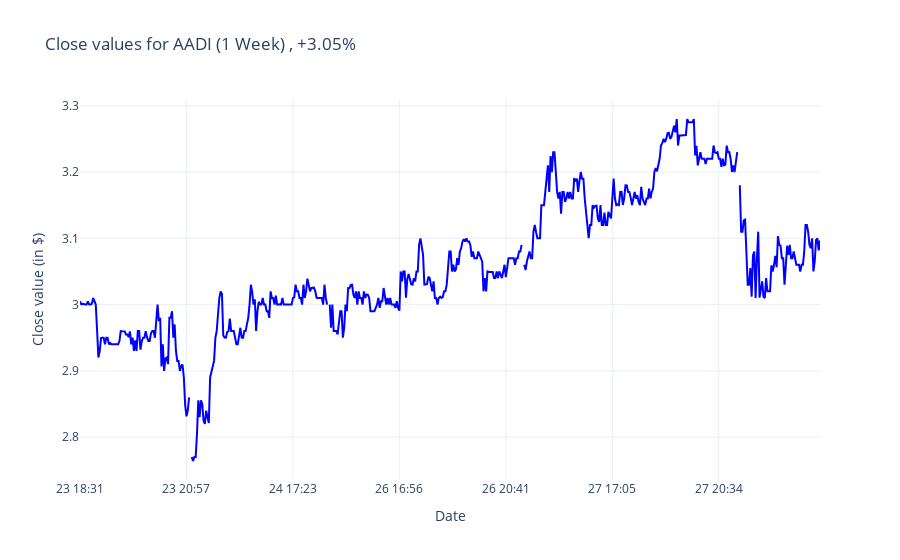

The cell this chart's notebook holds for it:
### Markdown cell above
Interface to show the variation in stock value of a company:

### Code cell
def filter_data_by_period(ticker,periode):
    dateToday=datetime.today()

    if periode=="1 Day":
        yesterday=dateToday-timedelta(days=1)
        start_date=yesterday.replace(hour=0,minute=0,second=0,microsecond=0)
    elif periode=="1 Week":
        start_date=dateToday-timedelta(weeks=1)
    elif periode=="1 Month":
        start_date=dateToday-timedelta(weeks=4)
    elif periode=="6 Months":
        start_date=dateToday-timedelta(weeks=26)
    elif periode=="1 Year":
        start_date=dateToday-timedelta(weeks=52)
    elif periode=="5 Years":
        start_date=dateToday-timedelta(weeks=260)

    if (periode=="1 Day") or (periode=="1 Week"):
        filtered=df_min[(df_min["date"]>=start_date)&(df_min["ticker"]==ticker)]
    else:
        filtered=df_day[(df_day["date"]>=start_date)&(df_day["ticker"]==ticker)]
    
    filtered=filtered.sort_values(by="date")
    return filtered

def plot_ticker_with_period(ticker,periode):
    sub=filter_data_by_period(ticker,periode)

    if not sub.empty:
        firstClose=sub["close"].iloc[0]
        lastClose=sub["close"].iloc[-1]
        var=((lastClose-firstClose)/firstClose)*100
    else:
        var=0

    if var>0:
        varClose=f"+{var:.2f}%"
    else:
        varClose=f"{var:.2f}%"

    if(periode=="1 Day"):
        sub.loc[sub["date"].diff()>timedelta(hours=12),"close"]=None
        sub["heure"]=sub["date"].dt.strftime("%d %H:%M")
        sub=sub.sort_values(by="date")
        x_label=sub["heure"]
    elif(periode=="1 Week"):
        sub.loc[sub["date"].diff()>timedelta(hours=12),"close"]=None
        sub=sub.sort_values(by="date")
        sub["day"]=sub["date"].dt.strftime("%d %H:%M")
        x_label=sub["day"]
    else:
        sub=sub.sort_values(by="date")
        x_label=sub["date"]
    
    fig=go.Figure()
    fig.add_trace(go.Scatter(
        x=x_label,
        y=sub["close"],
        mode="lines",
        name=f"Close value ({ticker})",
        line=dict(color="blue",width=2),
        connectgaps=False
    ))
    if(periode=="1 Day"):
        titlex="Hour"
        ntickss=24
    elif((periode=="1 Week")):
        titlex="Date"
        ntickss=7
    else:
        titlex="Date"

    if((periode=="1 Day")or(periode=="1 Week")):
        xaxiss=dict(title=titlex,type="category",nticks=ntickss,showgrid=True)
    else:
        xaxiss=dict(title=titlex,showgrid=True)

    fig.update_layout(
        title=f"Close values for {ticker} ({periode}) , {varClose}",
        xaxis=xaxiss,
        yaxis_title="Close value (in $)",
        template="plotly_white"
    )
    
    fig.show()

tickers=valid_nasdaq_list
periode=["1 Day","1 Week","1 Month","6 Months","1 Year","5 Years"]

interact(
    plot_ticker_with_period,
    ticker=widgets.Dropdown(options=tickers,description="Select Ticker: "),
    periode=widgets.Dropdown(options=periode,description="Select Period: ")
)

### Figure 1 — Plotly figure (JSON) as saved in the notebook; plotly's stock layout.template omitted (floating-point values rounded to 4 significant figures; data arrays with more than 128 entries replaced by an {"elided": "..."} marker saying what was removed)
{"data": [{"connectgaps": false, "line": {"color": "blue", "width": 2}, "mode": "lines", "name": "Close value (AADI)", "type": "scatter", "x": {"elided": "564 str values"}, "y": {"elided": "564 float values"}}], "layout": {"title": {"text": "Close values for AADI (1 Week) , +3.05%"}, "xaxis": {"nticks": 7, "showgrid": true, "title": {"text": "Date"}, "type": "category"}, "yaxis": {"title": {"text": "Close value (in $)"}}}}
